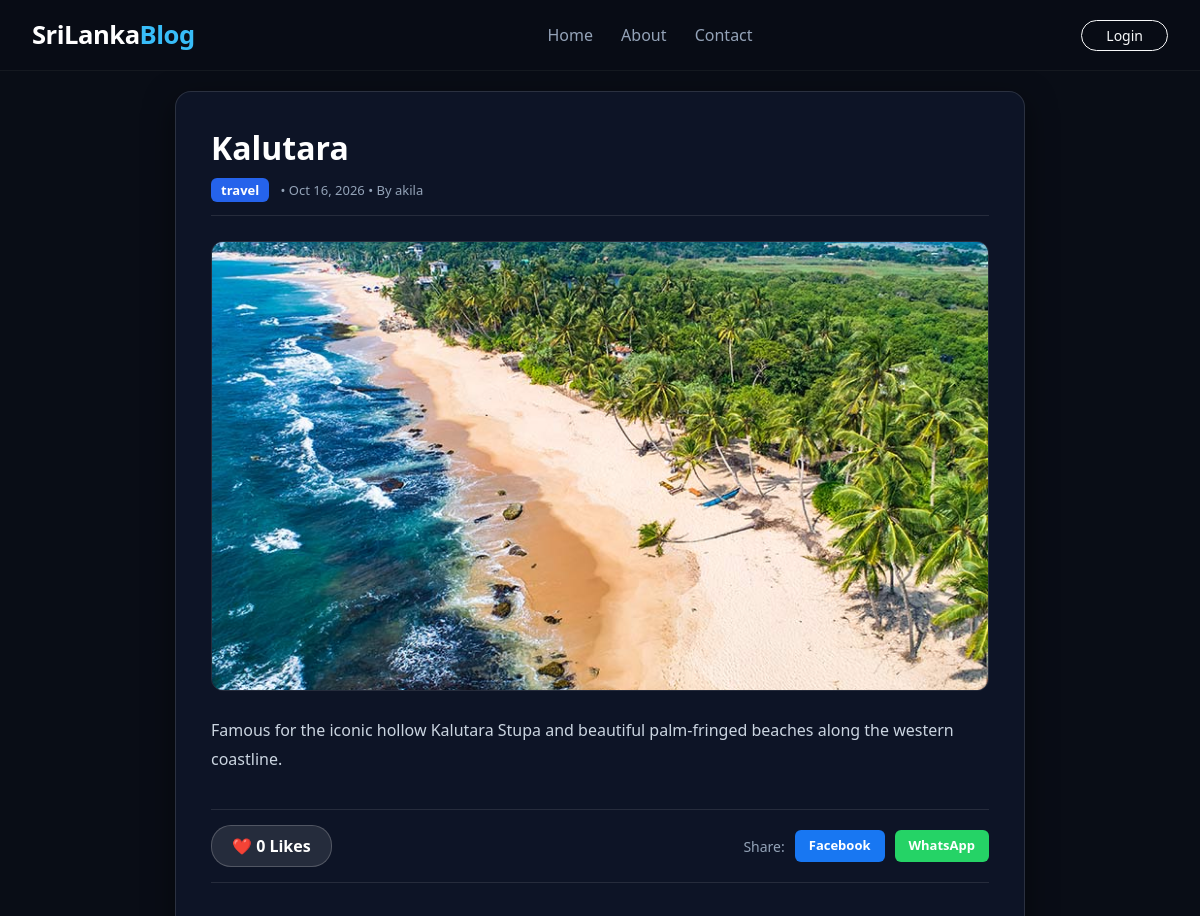
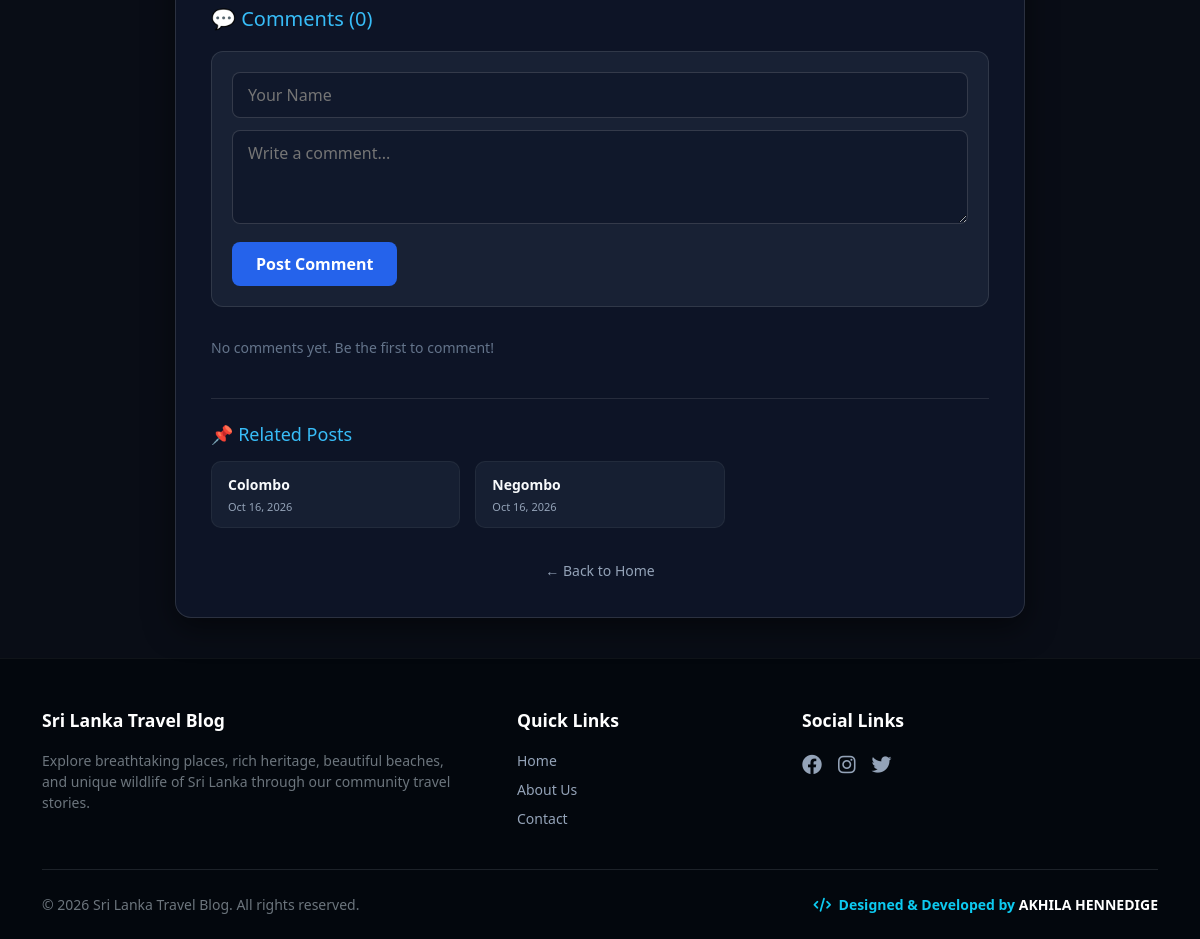
/post/16/, run on the app's committed database (2 pictures, top to bottom).
### blog/models.py (models this page shows, shortened)
class Post(models.Model):
    CATEGORY_CHOICES = [
        ('Travel', 'Travel'),
        ('Culture', 'Culture'),
        ('Food', 'Food'),
    ]
    title = models.CharField(max_length=200)
    slug = models.SlugField(max_length=200, blank=True)
    content = models.TextField()
    image = models.ImageField(upload_to='blog_images/', blank=True, null=True)
    category = models.CharField(max_length=50, choices=CATEGORY_CHOICES, default='Travel')
    district = models.ForeignKey(District, on_delete=models.CASCADE, related_name='places', null=True, blank=True)
    created_at = models.DateTimeField(auto_now_add=True)
    author = models.ForeignKey(User, on_delete=models.CASCADE)
    likes = models.ManyToManyField(User, related_name='blog_likes', blank=True)
    def total_likes(self):
        return self.likes.count()

### blog/views.py (the view)
# urls.py: path('post/<int:pk>/', views.post_detail, name='post_detail'),
def post_detail(request, pk):
    post = get_object_or_404(Post, pk=pk)
    comments = post.comments.all().order_by('-created_at')
    related_posts = Post.objects.filter(district=post.district).exclude(pk=post.pk)[:3] if post.district else Post.objects.exclude(pk=post.pk)[:3]
    if request.method == "POST":
        name = request.POST.get('name')
        body = request.POST.get('body')
        if name and body:
            Comment.objects.create(post=post, name=name, body=body)
            return redirect('post_detail', pk=post.pk)
    liked = False
    if request.user.is_authenticated and post.likes.filter(id=request.user.id).exists():
        liked = True
    return render(request, 'blog/post_detail.html', {
        'post': post,
        'comments': comments,
        'related_posts': related_posts,
        'liked': liked,
        'total_likes': post.total_likes() if hasattr(post, 'total_likes') else 0,
    })

### blog/templates/blog/post_detail.html (shortened to what this page needs)
{% extends 'blog/base.html' %}
{% block content %}
<div class="post-detail-container">
    <h1 class="post-title">{{ post.title }}</h1>
    <div class="post-meta">
        <span class="post-badge">{{ post.category }}</span>
        <span>• {{ post.created_at|date:"M d, Y" }}</span>
        {% if post.author %}
            <span> • By {{ post.author.username }}</span>
        {% endif %}
    </div>
    {% if post.image %}
        <img src="{{ post.image.url }}" class="post-cover-img" alt="{{ post.title }}">
    {% endif %}
    <div class="post-body">
        {{ post.content|linebreaks }}
    </div>
    <div class="action-bar">
        <form action="{% url 'like_post' post.pk %}" method="POST" style="margin: 0;">
            <button type="submit" class="like-btn {% if liked %}liked{% endif %}">
                ❤️ {{ total_likes }} Likes
            </button>
        </form>
        <div class="share-btns">
            <span style="font-size: 14px; color: #94a3b8;">Share:</span>
            <a href="https://www.facebook.com/sharer/sharer.php?u={{ request.build_absolute_uri }}" target="_blank" class="share-btn" style="background: #1877f2;">Facebook</a>
            <a href="https://api.whatsapp.com/send?text={{ request.build_absolute_uri }}" target="_blank" class="share-btn" style="background: #25d366;">WhatsApp</a>
        </div>
    </div>
    <div style="margin-bottom: 40px;">
        <h3 style="color: #38bdf8; margin-bottom: 20px; font-size: 20px;">💬 Comments ({{ comments.count }})</h3>
        <form method="POST" style="margin-bottom: 30px; background: rgba(30, 41, 59, 0.7); padding: 20px; border-radius: 12px; border: 1px solid rgba(255, 255, 255, 0.1);">
            <input type="text" name="name" placeholder="Your Name" required style="width: 100%; padding: 10px 15px; margin-bottom: 12px; background: rgba(15, 23, 42, 0.8); border: 1px solid rgba(255,255,255,0.15); border-radius: 8px; color: #fff; outline: none;">
            <textarea name="body" rows="3" placeholder="Write a comment..." required style="width: 100%; padding: 10px 15px; margin-bottom: 12px; background: rgba(15, 23, 42, 0.8); border: 1px solid rgba(255,255,255,0.15); border-radius: 8px; color: #fff; outline: none;"></textarea>
            <button type="submit" style="background: #2563eb; color: #fff; border: none; padding: 10px 24px; border-radius: 8px; cursor: pointer; font-weight: bold;">Post Comment</button>
        </form>
        {% for comment in comments %}
            <div class="comment-card">
                <div style="font-weight: bold; color: #818cf8; font-size: 14px;">
                    {{ comment.name }}
                    <span style="font-size: 11px; color: #64748b; font-weight: normal; margin-left: 8px;">{{ comment.created_at|date:"M d, Y H:i" }}</span>
                </div>
                <div style="font-size: 14px; margin-top: 6px; color: #cbd5e1;">{{ comment.body }}</div>
            </div>
        {% empty %}
            <p style="color: #64748b; font-size: 14px;">No comments yet. Be the first to comment!</p>
        {% endfor %}
    </div>
    {% if related_posts %}
        <div style="border-top: 1px solid rgba(255, 255, 255, 0.1); padding-top: 25px;">
            <h3 style="color: #38bdf8; margin-bottom: 15px; font-size: 18px;">📌 Related Posts</h3>
            <div style="display: grid; grid-template-columns: repeat(auto-fill, minmax(220px, 1fr)); gap: 15px;">
                {% for r_post in related_posts %}
                    <a href="{% url 'post_detail' r_post.pk %}" style="background: rgba(30, 41, 59, 0.6); border-radius: 10px; padding: 12px 16px; text-decoration: none; color: #fff; border: 1px solid rgba(255,255,255,0.05); transition: 0.3s;">
                        <div style="font-weight: bold; font-size: 14px; margin-bottom: 4px; color: #f8fafc;">{{ r_post.title }}</div>
                        <div style="font-size: 11px; color: #94a3b8;">{{ r_post.created_at|date:"M d, Y" }}</div>
                    </a>
                {% endfor %}
            </div>
        </div>
    {% endif %}
    <div style="margin-top: 30px; text-align: center;">
        <a href="{% url 'post_list' %}" style="color: #94a3b8; text-decoration: none; font-size: 14px;">← Back to Home</a>
    </div>
</div>
{% endblock %}

### blog/templates/blog/base.html (style rules this page uses)
:root { --primary-bg: #090d16; --accent-color: #38bdf8; --text-main: #f8fafc; --text-sub: #94a3b8; }
body { font-family: 'Segoe UI', Tahoma, Geneva, Verdana, sans-serif; color: var(--text-main); background-color: var(--primary-bg); min-height: 100vh; display: flex; flex-direction: column; margin: 0; overflow-x: hidden; }

### blog/templates/blog/post_detail.html (style rules this page uses)
.post-detail-container { max-width: 850px; margin: 20px auto 40px auto; background: rgba(15, 23, 42, 0.85); border: 1px solid rgba(255, 255, 255, 0.12); border-radius: 16px; padding: 35px; backdrop-filter: blur(10px); box-shadow: 0 10px 30px rgba(0,0,0,0.5); color: #e2e8f0; }
.post-title { font-size: 32px; font-weight: 800; color: #ffffff; margin-bottom: 12px; line-height: 1.3; }
.post-meta { font-size: 13px; color: #94a3b8; margin-bottom: 25px; padding-bottom: 15px; border-bottom: 1px solid rgba(255, 255, 255, 0.1); }
.post-badge { background: #2563eb; color: #fff; padding: 3px 10px; border-radius: 6px; font-weight: bold; text-transform: lowercase; margin-right: 8px; }
.post-cover-img { width: 100%; max-height: 450px; object-fit: cover; border-radius: 12px; margin-bottom: 25px; border: 1px solid rgba(255, 255, 255, 0.1); }
.post-body { font-size: 16px; line-height: 1.8; color: #cbd5e1; margin-bottom: 35px; }
.action-bar { display: flex; justify-content: space-between; align-items: center; padding: 15px 0; border-top: 1px solid rgba(255, 255, 255, 0.1); border-bottom: 1px solid rgba(255, 255, 255, 0.1); margin-bottom: 40px; flex-wrap: wrap; gap: 15px; }
.like-btn { background: rgba(255, 255, 255, 0.1); color: #fff; border: 1px solid rgba(255, 255, 255, 0.2); padding: 8px 20px; border-radius: 20px; cursor: pointer; font-weight: bold; transition: 0.3s; }
.share-btns { display: flex; gap: 10px; align-items: center; }
.share-btn { padding: 6px 14px; border-radius: 6px; text-decoration: none; color: #fff; font-size: 13px; font-weight: bold; }

### data on the page
Post: title "Kalutara", category "travel", created_at "Oct 16, 2026", author.username "akila", image (picture), content "Famous for the iconic hollow Kalutara Stupa and beautiful palm-fringed beaches along the western coastline."
Post: title "Colombo", created_at "Oct 16, 2026"
Post: title "Negombo", created_at "Oct 16, 2026"

### other printed values
{{ total_likes }} "0"
{{ comments.count }} "0"
